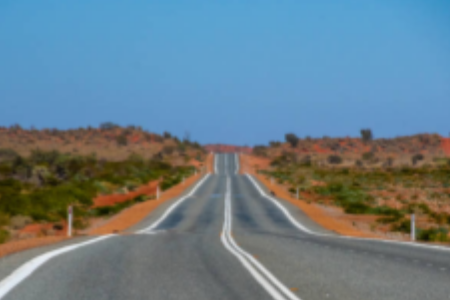
#> input picture UC7_Desenvolvimento_Aplicacoes_IA/Tema03/Bloco01/2-Agrupamento/estrada.png, 450 x 300 px
$ python agrupamento.py
#> lines starting #> are read from the running program, lines starting #| are printed output that depends on the picture
import numpy as np
import cv2 as cv
from matplotlib import pyplot as plt

img = cv.imread('estrada.png') # Leitura e carregamento da imagem
#> img is the input picture: shape (300, 450, 3); mean B, G, R 137.3, 126.2, 105.1

img = cv.cvtColor(img, cv.COLOR_BGR2RGB) # Conversão de cores
Z = img.reshape((-1,3)) # Conversão de canais para carregamento e manipulacao

# Conversão para 32bit (Níveis de cinza de cda canal)
Z = np.float32(Z)

# Definição de critérios, como iterações e centros
criteria = (cv.TERM_CRITERIA_EPS + cv.TERM_CRITERIA_MAX_ITER, 10, 1.0)

# Define os títulos do plot
titles = ['(a) k=2', '(b) k=4', '(c) k=8', '(d) k=16']
ks = [2, 4, 8, 16] # Define os números de grupos
images = [0,0,0,0] # Inicializa o vetor das 4 imagens

for i in range(4): # For para plotar todas as imagens
    ## Kmeans
    # Define o número de partições
    K = ks[i]

    # Executa o KMeans em cada imagem
    ret,label,center=cv.kmeans(Z,K,None,criteria,10,cv.KMEANS_RANDOM_CENTERS)

    ## Reconstrução de canais de cor
    center = np.uint8(center) # Conversão de cores para exibição
    res = center[label.flatten()] # Definição de centros
    images[i] = res.reshape((img.shape)) # Reconstrução de canais

    ## Plot

    # Define cada plot em seu lugar
    plt.subplot(2,2,i+1),plt.imshow(images[i])
    plt.title(titles[i], fontsize=8)
    plt.xticks([]),plt.yticks([])
#> this loop made 4 passes
#> ret on passes 2 to 4: 91995197.3, 34768153.9, 21630616.5
#> (ret, center) on pass 1: (254582066.6, [[109, 96, 77], [99, 157, 200]])
#> after the loop, images = 4 items

plt.show() # Plota o resultado final
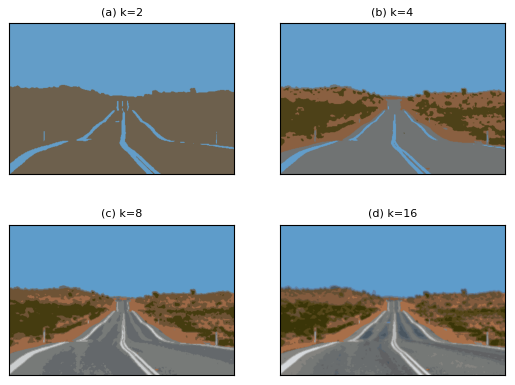
#> figure drawn by matplotlib, 4 panels
